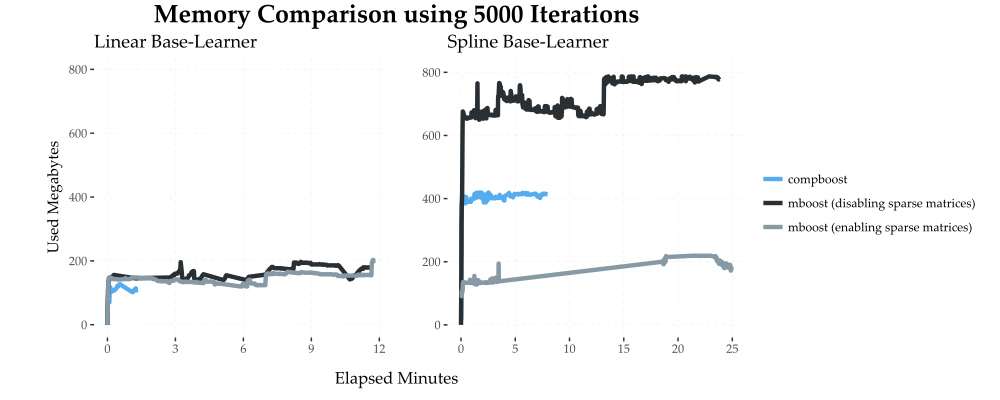

Source code (R):
bm.file.good = read.table(
  file = "R/mem_benchmark/memory_track/bm_mem_iters5.txt",
  header = TRUE,
  sep = ";"
)
bm.file.good$used.memory.centered = bm.file.good$used.memory - bm.file.good$used.memory[1]
bm.file.good$second = bm.file.good$second / 60

bm.file.bad = read.table(
  file = "R/mem_benchmark/memory_track/bm_mem_iters6.txt",
  header = TRUE,
  sep = ";"
)
bm.file.bad$used.memory.centered = bm.file.bad$used.memory - bm.file.bad$used.memory[1]
bm.file.bad$second = bm.file.bad$second / 60

bm.compboost = bm.file.good[3:79, ]
bm.mboost    = bm.file.good[79:792, ]

bm.compboost$used.memory.centered = bm.compboost$used.memory.centered - bm.compboost$used.memory.centered[1]
bm.compboost$second = bm.compboost$second - bm.compboost$second[1]
bm.compboost$algo = "compboost"
bm.compboost = bm.compboost[bm.compboost$used.memory.centered < 130 & bm.compboost$used.memory.centered >= 0, ]
bm.compboost = bm.compboost[! ((seq_along(bm.compboost$second) > 10) & (bm.compboost$used.memory.centered < 100)), ]

bm.mboost$used.memory.centered = bm.mboost$used.memory.centered - bm.mboost$used.memory.centered[1]
bm.mboost$second = bm.mboost$second - bm.mboost$second[1]
bm.mboost$algo = "mboost (disabling sparse matrices)"
bm.mboost    = bm.mboost[bm.mboost$used.memory.centered < 200 & bm.mboost$used.memory.centered >= 0, ]
bm.mboost = bm.mboost[! ((seq_along(bm.mboost$second) > 10) & (bm.mboost$used.memory.centered < 140)), ]


bm.algos.linear = rbind(bm.compboost, bm.mboost)

bm.mboost = bm.file.bad[81:791, ]

bm.mboost$used.memory.centered = bm.mboost$used.memory.centered - bm.mboost$used.memory.centered[1]
bm.mboost$second = bm.mboost$second - bm.mboost$second[1]
bm.mboost$algo = "mboost (enabling sparse matrices)"
bm.mboost    = bm.mboost[bm.mboost$used.memory.centered < 2000 & bm.mboost$used.memory.centered >= 0, ]
bm.mboost = bm.mboost[! ((seq_along(bm.mboost$second) > 10) & (bm.mboost$used.memory.centered < 120)), ]

bm.algos.linear = rbind(bm.algos.linear, bm.mboost)





bm.file.good = read.table(
  file = "R/mem_benchmark/memory_track/bm_mem_iters7.txt",
  header = TRUE,
  sep = ";"
)
bm.file.good$used.memory.centered = bm.file.good$used.memory - bm.file.good$used.memory[1]
bm.file.good$second = bm.file.good$second / 60

bm.file.bad = read.table(
  file = "R/mem_benchmark/memory_track/bm_mem_iters8.txt",
  header = TRUE,
  sep = ";"
)
bm.file.bad$used.memory.centered = bm.file.bad$used.memory - bm.file.bad$used.memory[1]
bm.file.bad$second = bm.file.bad$second / 60

bm.compboost = bm.file.good[8:489, ]
bm.mboost    = bm.file.good[490:1920, ]

bm.compboost$used.memory.centered = bm.compboost$used.memory.centered - bm.compboost$used.memory.centered[1]
bm.compboost$second = bm.compboost$second - bm.compboost$second[1]
bm.compboost$algo = "compboost"
bm.compboost = bm.compboost[bm.compboost$used.memory.centered < 420 & bm.compboost$used.memory.centered > 0, ]

bm.mboost$used.memory.centered = bm.mboost$used.memory.centered - bm.mboost$used.memory.centered[1]
bm.mboost$second = bm.mboost$second - bm.mboost$second[1]
bm.mboost$algo = "mboost (disabling sparse matrices)"
bm.mboost    = bm.mboost[bm.mboost$used.memory.centered < 788 & bm.mboost$used.memory.centered >= 0, ]

bm.algos.spline = rbind(bm.compboost, bm.mboost)

bm.mboost = bm.file.bad[513:2011, ]

bm.mboost$used.memory.centered = bm.mboost$used.memory.centered - bm.mboost$used.memory.centered[1] - 200
bm.mboost$second = bm.mboost$second - bm.mboost$second[1]
bm.mboost$algo = "mboost (enabling sparse matrices)"
bm.mboost    = bm.mboost[bm.mboost$used.memory.centered < 220 & bm.mboost$used.memory.centered >= 0, ]

bm.algos.spline = rbind(bm.algos.spline, bm.mboost)



plotMemResults(bm.algos.linear, bm.algos.spline, "Memory Comparison using 5000 Iterations",
  "Elapsed Minutes", 0, 800)
